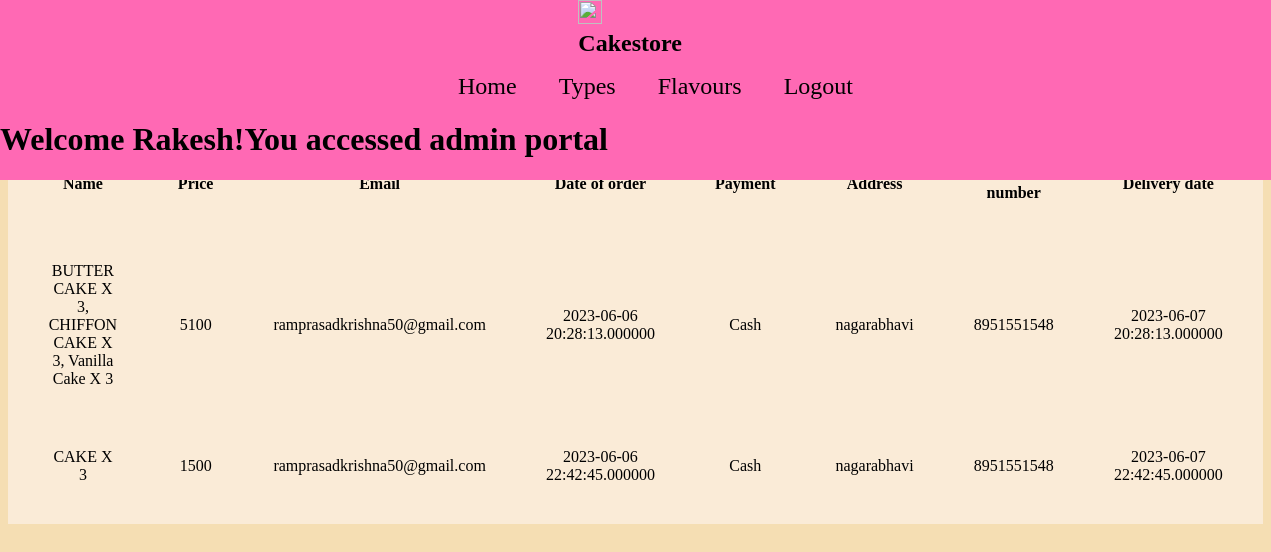
Page /admin.php (signed in) on the committed database.
### tables this page shows
CREATE TABLE `orders` (
  `name` varchar(300) DEFAULT NULL,
  `price` int(5) DEFAULT NULL,
  `email` varchar(50) DEFAULT NULL,
  `d` datetime(6) NOT NULL,
  `payment` varchar(20) NOT NULL,
  `address` varchar(300) NOT NULL,
  `delivery` datetime(6) NOT NULL,
  `phno` bigint(10) NOT NULL
);

### admin.php (the view, shortened to what this page needs)
<?php
include 'connect.php';
?>
<!DOCTYPE html>
<html lang="en">
<head>
    <link rel="stylesheet" href="style.css">
</head>
<body style="background-color: wheat;">
    <div class="heading">
        <div class="logo"><img src="https://cdn.iconscout.com/icon/free/png-256/free-cake-1582399-1343940.png" width="24px" height="24px"> Cakestore </img></div>
        <ul class="nav">
            <li><a class="link" href="index.php"> Home </a></li>&nbsp;&nbsp;&nbsp;&nbsp;&nbsp;&nbsp;&nbsp;&nbsp;
            <li><a class="link" href="edittypes.php"> Types </a></li>&nbsp;&nbsp;&nbsp;&nbsp;&nbsp;&nbsp;&nbsp;&nbsp;
            <li><a class="link" href="editflavours.php"> Flavours </a></li>&nbsp;&nbsp;&nbsp;&nbsp;&nbsp;&nbsp;&nbsp;&nbsp;
            <li><a class="link" href="logout.php"> Logout </a></li><br>
        </ul>
        <h1>
            <?php
            if(isset($_SESSION['name'])){
                echo "Welcome ".$_SESSION['name']."!";
                echo "You accessed admin portal";
            }
            ?>
        </h1>
    </div>
    <div class="cat"><br>
        <table cellspacing="20px" cellpadding="20px" width="100%" style="text-align:center;">
            <tr>
                <th>Name</th>
                <th>Price</th>
                <th>Email</th>
                <th>Date of order</th>
                <th>Payment</th>
                <th>Address</th>
                <th>Phone number</th>
                <th>Delivery date</th>
            </tr>
            <?php
                $sql="SELECT * FROM `orders`";
                $stmt=$conn->prepare($sql);
                $stmt->execute();
                $result=$stmt->get_result();
                while($row = $result->fetch_assoc()){
                ?>
                    <tr>
                        <td><?php echo $row['name']; ?></td>
                        <td><?php echo $row['price']; ?></td>
                        <td><?php echo $row['email']; ?></td>
                        <td><?php echo $row['d']; ?></td>
                        <td><?php echo $row['payment']; ?></td>
                        <td><?php echo $row['address']; ?></td>
                        <td><?php echo $row['phno']; ?></td>
                        <td><?php echo $row['delivery']; ?></td>
                    </tr>
            <?php
                }
            ?>
        </table>
    </div>
</body>
</html>

### style.css (style rules this page uses)
.heading { background-color: rgb(255, 105, 180); position: fixed; top: 0; right: 0; left: 0; }
.logo { color: black; font-size: 24px; font-weight: bold; display: block; margin-left: auto; margin-right: auto; width: 9%; }
.link { text-decoration: none; font-size: 1.5em; color:black; }
.nav { text-align: center; }
.nav li { display: inline; list-style-type: none; }
.cat { padding-top: 100px; background-color: antiquewhite; }

### rows in the picture
orders: name "BUTTER CAKE X 3, CHIFFON CAKE X 3, Vanilla Cake X 3", price "5100", email "ramprasadkrishna50@gmail.com", d "2023-06-06 20:28:13.000000", payment "Cash", address "nagarabhavi", phno "8951551548", delivery "2023-06-07 20:28:13.000000"
orders: name "CAKE X 3", price "1500", email "ramprasadkrishna50@gmail.com", d "2023-06-06 22:42:45.000000", payment "Cash", address "nagarabhavi", phno "8951551548", delivery "2023-06-07 22:42:45.000000"

### other values in the picture
$_SESSION['name'] "Rakesh"
